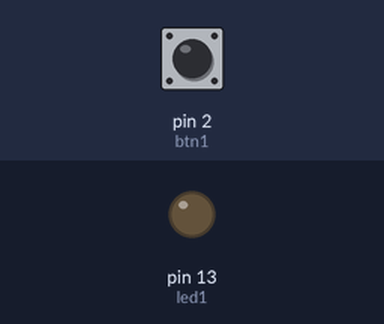
Bench run of a sketch on a simulated Arduino Uno, built with avr-gcc and run on an emulated ATmega328P. Parts: output pins drawn as LEDs (lit = HIGH). The test bench sets the inputs (shaded band); at power-on: pin 2 (btn1) LOW.

Above: at 1.2 s.
1.3 s: pin 2 (btn1) pulled HIGH for 0.15 s
At 1.37 s:
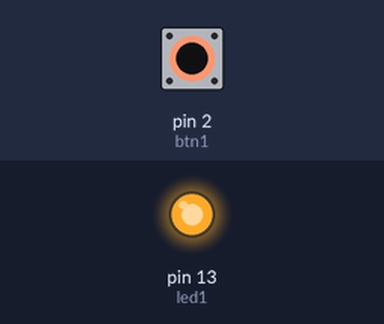
2.9 s: pin 2 (btn1) pulled HIGH for 3.2 s
At 7.1 s:
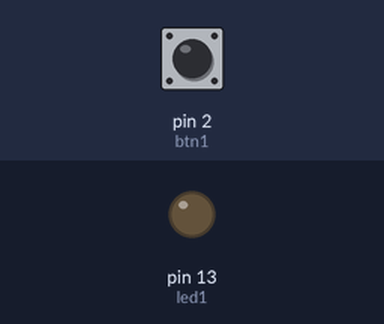
Timing chart, 0 to 8.6 s (numbered marks = the images above; inputs shaded):
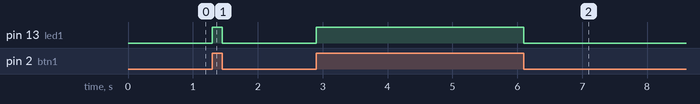

The sketch:

test.ino
```cpp
const int btn1 =2;
const int led1 = 13;
bool state = 0;
void setup() {
  // put your setup code here, to run once:
  pinMode(led1,OUTPUT);
  pinMode(btn1,INPUT);
}

void loop() {
  // put your main code here, to run repeatedly:
  state = digitalRead(btn1);
  if(state == HIGH) digitalWrite(led1,HIGH);
  else digitalWrite(led1,LOW);
  //gdxz000
}
```

Measured:
- after the input at 1.3 s, pin 13 (led1): LOW → HIGH at once, → LOW 0.15 s later
- after the input at 2.9 s, pin 13 (led1): LOW → HIGH at once, → LOW 3.2 s later
